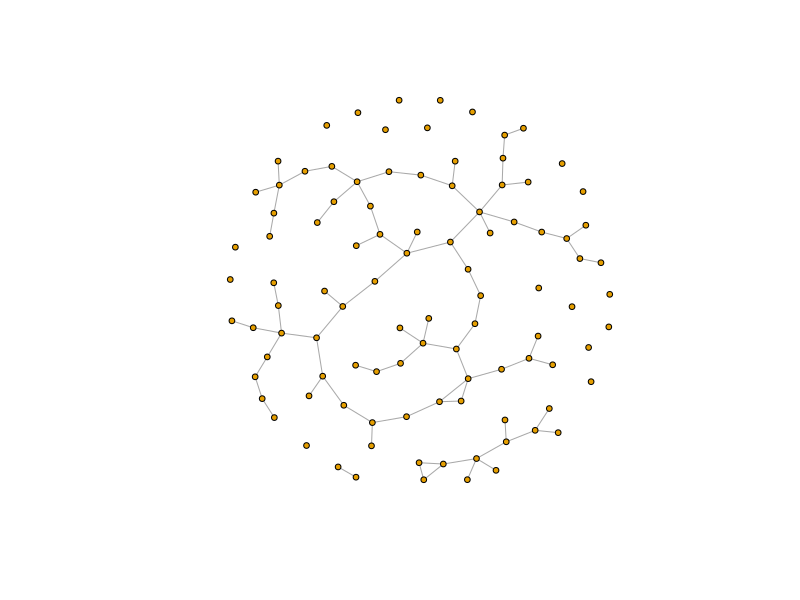
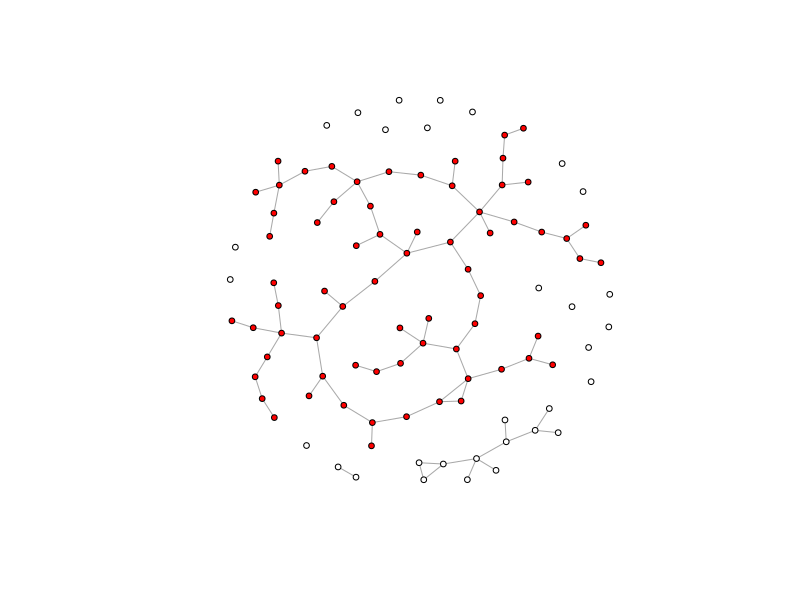
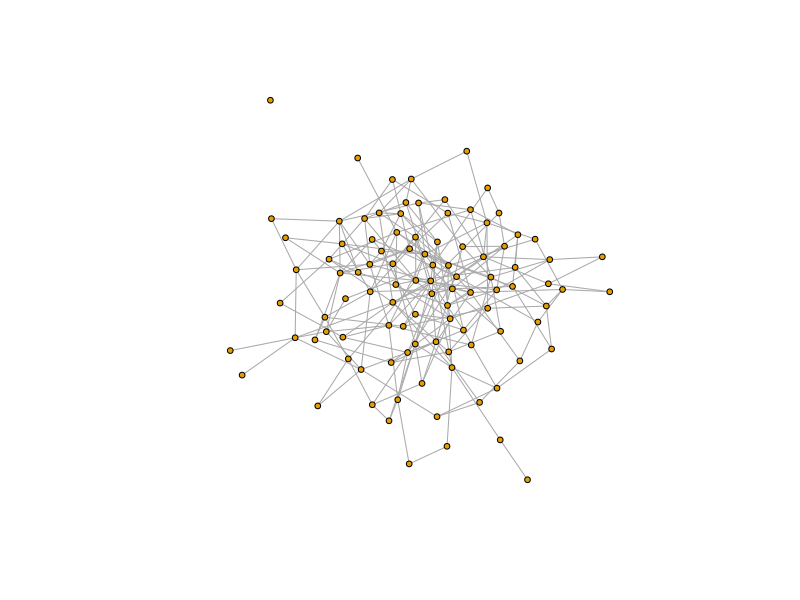
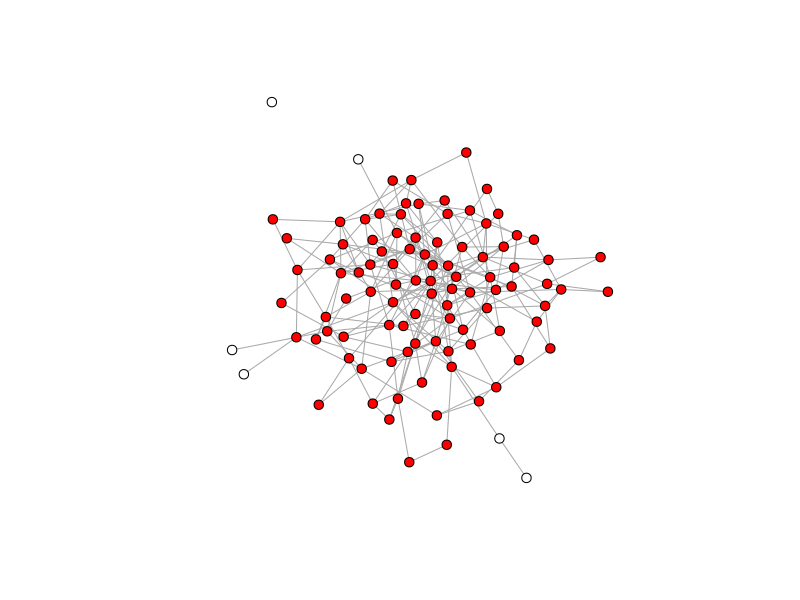
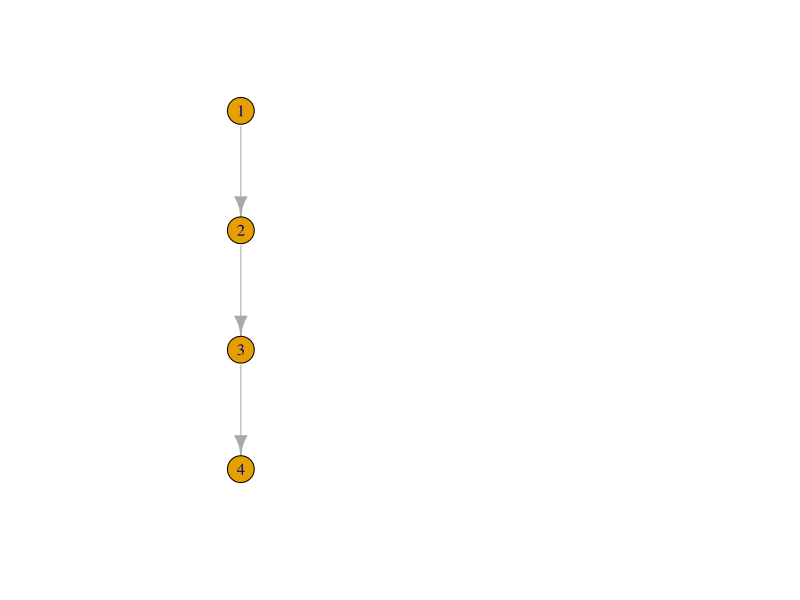
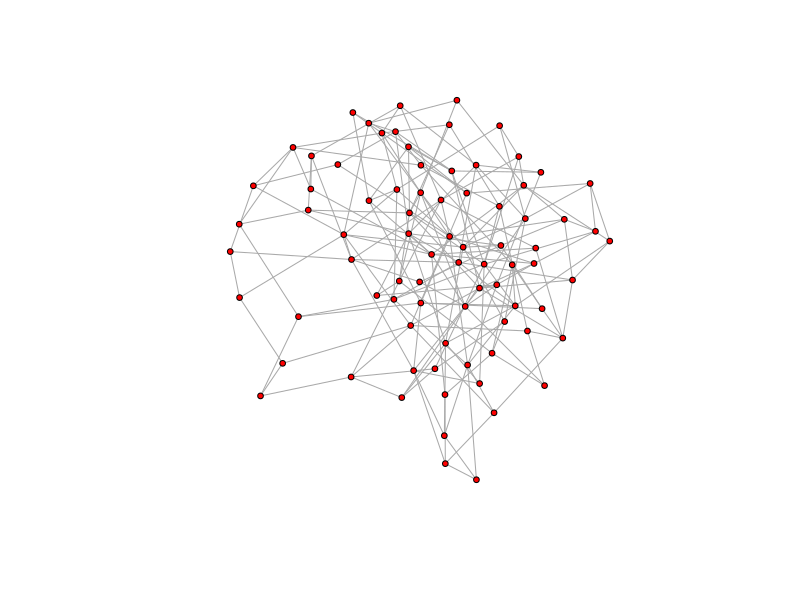
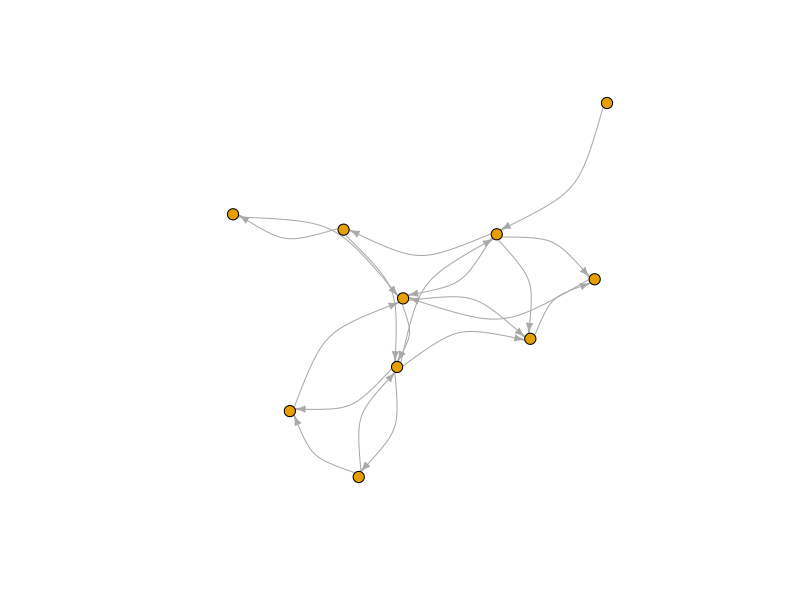
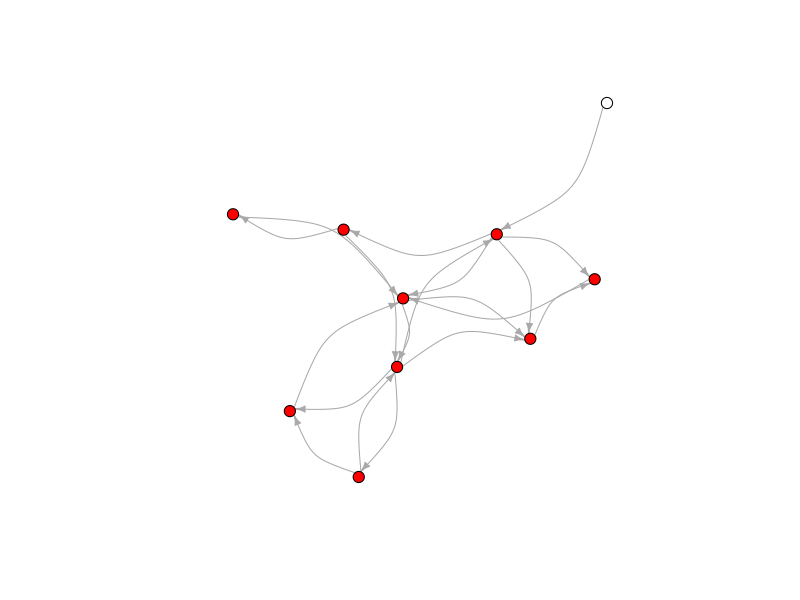

Recreate these plots in R, in order.
library(igraph)

n = 100
p = 1.75/n
g = sample_gnp(n, p)
coords = layout_with_fr(g)
plot(g, layout=coords, vertex.size = 3, vertex.label=NA)

is.connected(g)

c = components(g)
c


c$csize

table(c$csize)

# get the giant component
nodes = which(c$membership == which.max(c$csize))
nodes
# color in red the nodes in the giant component
V(g)$color = "white"
V(g)[nodes]$color = "red"
plot(g, layout=coords, vertex.size = 3, vertex.label=NA)


n = 100
p = 4/n
g = sample_gnp(n, p)
coords = layout_with_fr(g)
plot(g, layout=coords, vertex.size = 3, vertex.label=NA)

bc = biconnected_components(g)

# number of bicomponents
bc$no

bc


# number of biconnected components
bc$no

# edges of biconnected components
bc$component_edges

# nodes of biconnected components
bc$components

cl = bc$components
size = sapply(cl, length)
length(size)
size
table(size)

# highlight the largest bi-component
giant = cl[[which.max(size)]]
V(g)$color  = "white"
V(g)[giant]$color = "red"
plot(g, layout=coords, vertex.label=NA, vertex.size=5)

# This is computationally heavy
b = cohesive_blocks(g)

# print hieararchy of blocks
print(b)

# plot hieararchy of blocks
plot_hierarchy(b)

# nodes from blocks
blocks(b)

# graphs from blocks
bg = graphs_from_cohesive_blocks(b, g)
bg

# plot most cohesive graph
c = cohesion(b)
h = bg[[which.max(c)]]
plot(h, layout=layout_with_fr(h), vertex.size = 3, vertex.label=NA)

# connectivity of the graph -> number of vertices to be deleted for the graph will become disconnected
vertex_connectivity(h)

n = 10
p = 2/n
g = sample_gnp(n, p, directed=TRUE)
coords = layout_with_fr(g)
plot(g, layout=coords, vertex.size = 6, vertex.label=NA, edge.arrow.size = 0.5, edge.curved = TRUE)

# weak components
components(g, mode="weak")

#strong components
c = components(g, mode="strong")
c
nodes = which(c$membership == which.max(c$csize))

# color in red the nodes in the giant component
V(g)$color = "white"
V(g)[nodes]$color = "red"
plot(g, layout=coords, vertex.size = 6, vertex.label=NA, edge.arrow.size = 0.5, edge.curved = TRUE)

# creating a function that:
# percolation removes nodes from a graph and computes 
# the size of the giant connected component
# INPUT
# g: graph to percolate
# size: number of nodes to remove 
# d: removal vector
# OUTPUT
# giant: a vector with sizes of giant components when nodes are removed
percolate = function(g, size, d) {
  
  giant = vector()
  
  # initial size of giant component
  c = components(g)
  giant[1] = max(c$csize)
  
  names(d) = 1:length(d)
  d = sort(d, decreasing=TRUE)
  vital = as.integer(names(d[1:size]))
  
  for (i in 1:size) {
    c = components(delete_vertices(g, vital[1:i]))
    giant[i+1] = max(c$csize)
  }
  
  return(giant)
  
}

# Preferential attachment graph
g = sample_pa(n = 100, m = 2, directed=FALSE)
coords = layout_with_fr(g)
plot(g, layout=coords, vertex.label=NA, vertex.size = 5)

# resilience
size = vcount(g)/2
# random
rand = percolate(g, size, d = sample(V(g), size))    
# degree
deg = percolate(g, size, d = degree(g))    
# pagerank
pr = percolate(g, size, d=page_rank(g)$vector)
## pagerank -> all searching algo work on this, 
## we have matrix of webpage graph, and we can find eigen 
# values of the graph, find eigen vector correponding to 
# largest eigen value, and the first entry of that eigen 
#vector is the value of page-rank


# betweenness
bet = percolate(g, size, d = betweenness(g))    

plot(0:size, deg, type = "l", col=1, xlab="Number of removed nodes", ylab="Size of giant component")
lines(0:size, pr, col=2)
lines(0:size, bet, col=3)
lines(0:size, rand, col=4)
lines(0:size, rep(vcount(g)/2, size+1), lty=2)
legend(x = "bottomleft", legend = c("deg", "pr", "btw", "rand"), lty = 1, col = 1:4)



